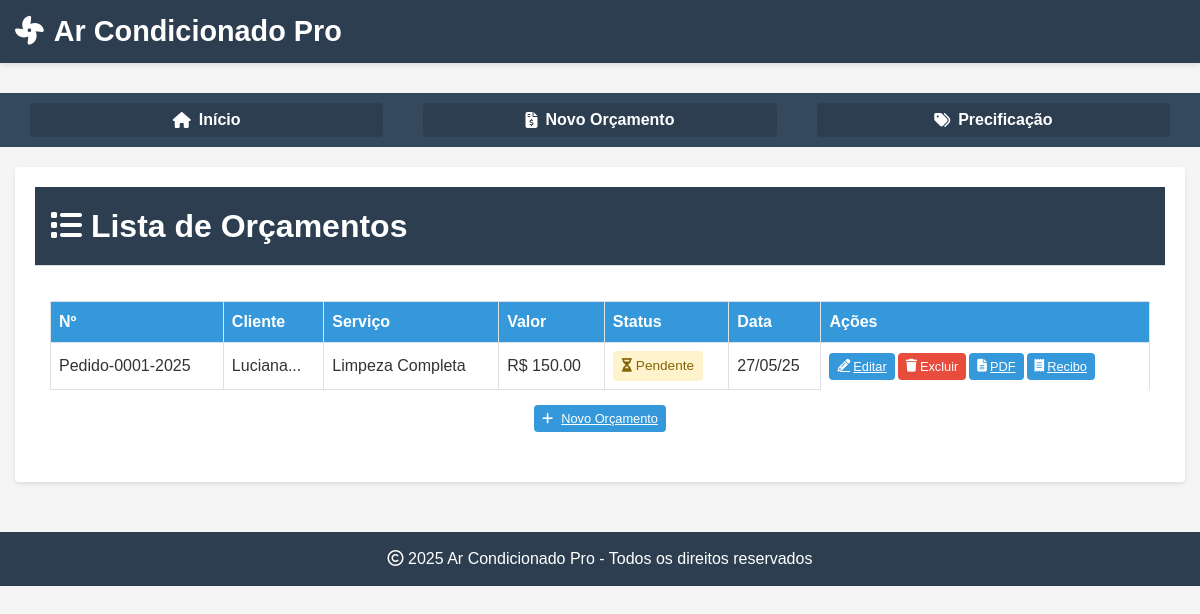
/lista_orcamentos, run on an earlier commit of the app's database.
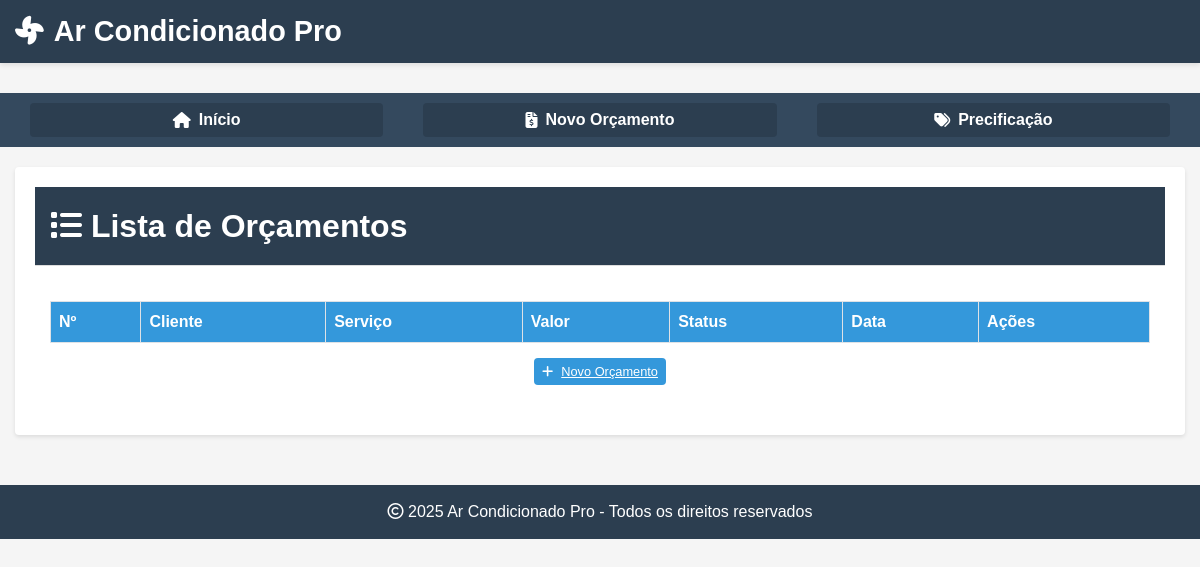
And on a later commit of the database.
### app.py (models this page shows)
class Orcamento(db.Model):
    id = db.Column(db.Integer, primary_key=True)
    numero = db.Column(db.String(20), unique=True)
    cliente_nome = db.Column(db.String(100))
    cliente_telefone = db.Column(db.String(20))
    cliente_email = db.Column(db.String(100))
    servico = db.Column(db.String(100))
    valor_base = db.Column(db.Float)
    desconto = db.Column(db.Float)
    valor_final = db.Column(db.Float)
    forma_pagamento = db.Column(db.String(50))
    taxa_cartao = db.Column(db.Float, default=0.0)
    taxa_maquina = db.Column(db.Float, default=0.0)
    parcelas = db.Column(db.Integer, default=1)
    status = db.Column(db.String(20), default='pendente')
    data_criacao = db.Column(db.DateTime, default=datetime.utcnow)
    validade_dias = db.Column(db.Integer, default=7)
    observacoes = db.Column(db.Text)
    recibo_id = db.Column(db.Integer, db.ForeignKey('recibo.id'))
    recibo = db.relationship('Recibo', backref='orcamento', uselist=False)

### app.py (the view)
@app.route('/lista_orcamentos')
def lista_orcamentos():
    orcamentos = Orcamento.query.order_by(Orcamento.data_criacao.desc()).all()
    return render_template('lista_orcamentos.html', orcamentos=orcamentos)

### templates/lista_orcamentos.html (shortened to what this page needs)
{% extends "base.html" %}
{% block content %}
<div class="container">
    <div class="card">
        <div class="card-header">
            <h1 class="h5 mb-0"><i class="fas fa-list"></i> Lista de Orçamentos</h1>
        </div>
        <div class="card-body">
            <div class="table-responsive">
                <table class="table">
                    <thead>
                        <tr>
                            <th>Nº</th>
                            <th>Cliente</th>
                            <th class="d-none d-md-table-cell">Serviço</th>
                            <th>Valor</th>
                            <th>Status</th>
                            <th class="d-none d-sm-table-cell">Data</th>
                            <th>Ações</th>
                        </tr>
                    </thead>
                    <tbody>
                        {% for orcamento in orcamentos %}
                        <tr>
                            <td data-label="Número">{{ orcamento.numero }}</td>
                            <td data-label="Cliente">{{ orcamento.cliente_nome|truncate(15) }}</td>
                            <td class="d-none d-md-table-cell" data-label="Serviço">{{ orcamento.servico|truncate(20) }}</td>
                            <td data-label="Valor">R$ {{ "%.2f"|format(orcamento.valor_final) }}</td>
                            <td data-label="Status">
                                <span class="badge badge-{% if orcamento.status == 'pendente' %}warning
                                {% elif orcamento.status == 'aprovado' %}success
                                {% elif orcamento.status == 'rejeitado' %}danger
                                {% elif orcamento.status == 'em_andamento' %}info
                                {% elif orcamento.status == 'concluido' %}success
                                {% else %}secondary{% endif %}">
                                    {% if orcamento.status == 'pendente' %}<i class="fas fa-hourglass-half"></i>
                                    {% elif orcamento.status == 'aprovado' %}<i class="fas fa-thumbs-up"></i>
                                    {% elif orcamento.status == 'rejeitado' %}<i class="fas fa-thumbs-down"></i>
                                    {% elif orcamento.status == 'em_andamento' %}<i class="fas fa-spinner fa-spin"></i>
                                    {% elif orcamento.status == 'concluido' %}<i class="fas fa-check-double"></i>
                                    {% else %}<i class="fas fa-ban"></i>{% endif %}
                                    <span class="d-none d-sm-inline">{{ orcamento.status|capitalize }}</span>
                                </span>
                            </td>
                            <td class="d-none d-sm-table-cell" data-label="Data">{{ orcamento.data_criacao.strftime('%d/%m/%y') }}</td>
                            <td data-label="Ações">
                                <div class="btn-group" role="group">
                                    <a href="{{ url_for('editar_orcamento', id=orcamento.id) }}" class="btn btn-primary" title="Editar">
                                        <i class="fas fa-pencil-alt"></i><span>Editar</span>
                                    </a>
                                    <button onclick="excluirOrcamento({{ orcamento.id }})" class="btn btn-danger" title="Excluir">
                                        <i class="fas fa-trash"></i><span>Excluir</span>
                                    </button>
                                    <a href="{{ url_for('gerar_pdf_orcamento', id=orcamento.id) }}" class="btn btn-info" title="Gerar PDF" target="_blank">
                                        <i class="fas fa-file-alt"></i><span>PDF</span>
                                    </a>
                                    <a href="{{ url_for('recibo', id=orcamento.id) }}" class="btn btn-secondary" title="Gerar Recibo" target="_blank">
                                        <i class="fas fa-receipt"></i><span>Recibo</span>
                                    </a>
                                </div>
                            </td>
                        </tr>
                        {% endfor %}
                    </tbody>
                </table>
            </div>
            <a href="{{ url_for('orcamento') }}" class="btn btn-success btn-new">
                <i class="fas fa-plus"></i><span>Novo Orçamento</span>
            </a>
        </div>
    </div>
</div>
{% endblock %}

### templates/base.html (shortened to what this page needs)
<!DOCTYPE html>
<html lang="pt-BR">
<head>
    <link rel="stylesheet" href="https://cdnjs.cloudflare.com/ajax/libs/font-awesome/6.4.0/css/all.min.css">
    <link rel="stylesheet" href="{{ url_for('static', filename='style.css') }}">
</head>
<body>
    <header>
        <div class="container">
            <h1><i class="fas fa-fan"></i> Ar Condicionado Pro</h1>
        </div>
    </header>
    <nav>
        <div class="container">
            <ul>
                <li><a href="{{ url_for('index') }}"><i class="fas fa-home"></i> <span>Início</span></a></li>
                <li><a href="{{ url_for('orcamento') }}"><i class="fas fa-file-invoice-dollar"></i> <span>Novo Orçamento</span></a></li>
                <li><a href="{{ url_for('precificacao') }}"><i class="fas fa-tags"></i> <span>Precificação</span></a></li>
            </ul>
        </div>
    </nav>
    <main class="container" style="padding: 20px 0;">
        {% block content %}{% endblock %}
    </main>
    <footer>
        <p><i class="far fa-copyright"></i> 2025 Ar Condicionado Pro - Todos os direitos reservados</p>
    </footer>
</body>
</html>

### static/style.css (style rules this page uses)
:root { --primary-color: #3498db; --secondary-color: #2980b9; --accent-color: #e74c3c; --light-color: #ecf0f1; --dark-color: #2c3e50; --success-color: #2ecc71; }
body { font-family: 'Segoe UI', Tahoma, Geneva, Verdana, sans-serif; line-height: 1.6; color: #333; background-color: #f5f5f5; margin: 0; padding: 0; }
.container { max-width: 1200px; margin: 0 auto; padding: 20px; }
header { background-color: var(--primary-color); color: white; padding: 20px 0; margin-bottom: 30px; box-shadow: 0 2px 5px rgba(0,0,0,0.1); }
header h1 { margin: 0; text-align: center; }
nav { background-color: var(--secondary-color); padding: 10px 0; }
nav ul { list-style: none; padding: 0; margin: 0; display: flex; justify-content: center; }
nav ul li { margin: 0 15px; }
nav ul li a { color: white; text-decoration: none; font-weight: bold; padding: 5px 10px; border-radius: 4px; transition: background-color 0.3s; }
.card { background: white; border-radius: 8px; box-shadow: 0 2px 10px rgba(0,0,0,0.1); padding: 20px; margin-bottom: 20px; }
.btn { background-color: var(--primary-color); color: white; border: none; padding: 10px 20px; border-radius: 4px; cursor: pointer; font-size: 16px; transition: background-color 0.3s; }
table { width: 100%; border-collapse: collapse; margin-top: 20px; }
th, td { padding: 12px 15px; text-align: left; border-bottom: 1px solid #ddd; }
th { background-color: var(--primary-color); color: white; }

What changed in the data, as far as the page shows it:
removed Orcamento: numero "Pedido-0001-2025", cliente_nome "Luciana...", servico "Limpeza Completa", valor_final "150.00", status "Pendente", data_criacao "27/05/25"
